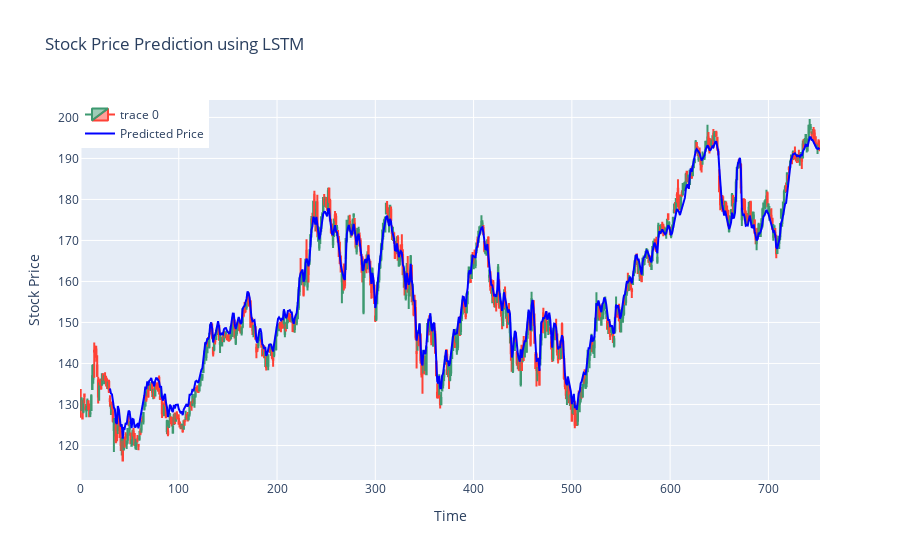

The notebook cell this image was saved under:
### Code cell
# Plot
fig = go.Figure(data=[go.Candlestick(x=data_test.index,
                open=data_test['Open'],
                high=data_test['High'],
                low=data_test['Low'],
                close=data_test['Close'])])

# Prediction
fig.add_trace(go.Scatter(x=data_test.index, y=test_predictions.flatten(), mode='lines', name='Predicted Price',line=dict(color='blue')))

# Labels
fig.update_layout(title='Stock Price Prediction using LSTM',
                   xaxis_title='Time',
                   yaxis_title='Stock Price',
                   showlegend=True,
                   legend=dict(x=0, y=1))

fig.update_layout(xaxis_rangeslider_visible=False)
fig.show()

### Figure 1 — Plotly figure (JSON) as saved in the notebook; plotly's stock layout.template omitted (floating-point values rounded to 4 significant figures; data arrays with more than 128 entries replaced by an {"elided": "..."} marker saying what was removed)
{"data": [{"close": {"elided": "753 float values"}, "high": {"elided": "753 float values"}, "low": {"elided": "753 float values"}, "open": {"elided": "753 float values"}, "type": "candlestick", "x": {"elided": "753 int values"}}, {"line": {"color": "blue"}, "mode": "lines", "name": "Predicted Price", "type": "scatter", "x": {"elided": "753 int values"}, "y": {"elided": "753 float values"}}], "layout": {"legend": {"x": 0, "y": 1}, "showlegend": true, "title": {"text": "Stock Price Prediction using LSTM"}, "xaxis": {"rangeslider": {"visible": false}, "title": {"text": "Time"}}, "yaxis": {"title": {"text": "Stock Price"}}}}
